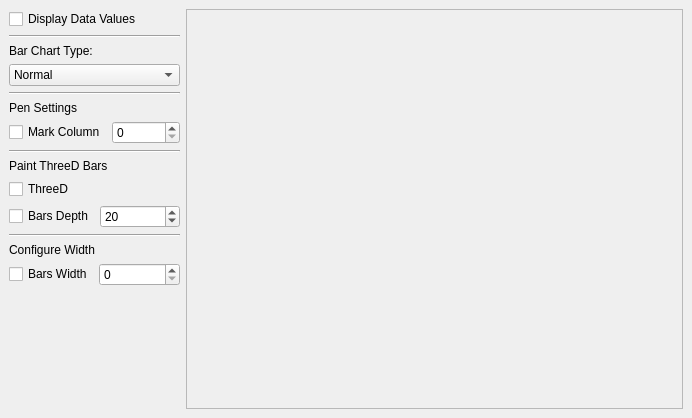
<ui version="4.0" >
 <author></author>
 <comment></comment>
 <exportmacro></exportmacro>
 <class>MainWindow</class>
 <widget class="QWidget" name="MainWindow" >
  <property name="geometry" >
   <rect>
    <x>0</x>
    <y>0</y>
    <width>692</width>
    <height>408</height>
   </rect>
  </property>
  <property name="windowTitle" >
   <string>Bar Chart </string>
  </property>
  <property name="windowIcon" >
   <iconset/>
  </property>
  <layout class="QGridLayout" >
   <property name="margin" >
    <number>9</number>
   </property>
   <property name="spacing" >
    <number>6</number>
   </property>
   <item row="0" column="0" >
    <layout class="QVBoxLayout" >
     <property name="margin" >
      <number>0</number>
     </property>
     <property name="spacing" >
      <number>6</number>
     </property>
     <item>
      <widget class="QCheckBox" name="paintValuesCB" >
       <property name="text" >
        <string>Display Data Values</string>
       </property>
      </widget>
     </item>
     <item>
      <widget class="Line" name="line_3" >
       <property name="orientation" >
        <enum>Qt::Horizontal</enum>
       </property>
      </widget>
     </item>
     <item>
      <layout class="QVBoxLayout" >
       <property name="margin" >
        <number>0</number>
       </property>
       <property name="spacing" >
        <number>6</number>
       </property>
       <item>
        <widget class="QLabel" name="barTypeLB" >
         <property name="text" >
          <string>Bar Chart Type:</string>
         </property>
        </widget>
       </item>
       <item>
        <widget class="QComboBox" name="barTypeCB" >
         <item>
          <property name="text" >
           <string>Normal</string>
          </property>
         </item>
         <item>
          <property name="text" >
           <string>Stacked</string>
          </property>
         </item>
         <item>
          <property name="text" >
           <string>Percent</string>
          </property>
         </item>
        </widget>
       </item>
      </layout>
     </item>
     <item>
      <widget class="Line" name="line" >
       <property name="orientation" >
        <enum>Qt::Horizontal</enum>
       </property>
      </widget>
     </item>
     <item>
      <layout class="QVBoxLayout" >
       <property name="margin" >
        <number>0</number>
       </property>
       <property name="spacing" >
        <number>6</number>
       </property>
       <item>
        <widget class="QLabel" name="penLabel" >
         <property name="text" >
          <string>Pen Settings</string>
         </property>
        </widget>
       </item>
       <item>
        <layout class="QHBoxLayout" >
         <property name="margin" >
          <number>0</number>
         </property>
         <property name="spacing" >
          <number>6</number>
         </property>
         <item>
          <widget class="QCheckBox" name="markColumnCB" >
           <property name="text" >
            <string>Mark Column</string>
           </property>
          </widget>
         </item>
         <item>
          <widget class="QSpinBox" name="markColumnSB" >
           <property name="maximum" >
            <number>3</number>
           </property>
          </widget>
         </item>
        </layout>
       </item>
      </layout>
     </item>
     <item>
      <widget class="Line" name="line_2" >
       <property name="orientation" >
        <enum>Qt::Horizontal</enum>
       </property>
      </widget>
     </item>
     <item>
      <layout class="QVBoxLayout" >
       <property name="margin" >
        <number>0</number>
       </property>
       <property name="spacing" >
        <number>6</number>
       </property>
       <item>
        <widget class="QLabel" name="threeDLB" >
         <property name="text" >
          <string>Paint ThreeD Bars</string>
         </property>
        </widget>
       </item>
       <item>
        <widget class="QCheckBox" name="paintThreeDBarsCB" >
         <property name="text" >
          <string>ThreeD</string>
         </property>
        </widget>
       </item>
       <item>
        <layout class="QHBoxLayout" >
         <property name="margin" >
          <number>0</number>
         </property>
         <property name="spacing" >
          <number>6</number>
         </property>
         <item>
          <widget class="QCheckBox" name="threeDDepthCB" >
           <property name="text" >
            <string>Bars Depth</string>
           </property>
          </widget>
         </item>
         <item>
          <widget class="QSpinBox" name="depthSB" >
           <property name="value" >
            <number>20</number>
           </property>
          </widget>
         </item>
        </layout>
       </item>
      </layout>
     </item>
     <item>
      <widget class="Line" name="line_4" >
       <property name="orientation" >
        <enum>Qt::Horizontal</enum>
       </property>
      </widget>
     </item>
     <item>
      <layout class="QVBoxLayout" >
       <property name="margin" >
        <number>0</number>
       </property>
       <property name="spacing" >
        <number>6</number>
       </property>
       <item>
        <widget class="QLabel" name="widthLB" >
         <property name="text" >
          <string>Configure Width</string>
         </property>
        </widget>
       </item>
       <item>
        <layout class="QHBoxLayout" >
         <property name="margin" >
          <number>0</number>
         </property>
         <property name="spacing" >
          <number>6</number>
         </property>
         <item>
          <widget class="QCheckBox" name="widthCB" >
           <property name="text" >
            <string>Bars Width</string>
           </property>
          </widget>
         </item>
         <item>
          <widget class="QSpinBox" name="widthSB" />
         </item>
        </layout>
       </item>
      </layout>
     </item>
     <item>
      <spacer>
       <property name="orientation" >
        <enum>Qt::Vertical</enum>
       </property>
       <property name="sizeHint" >
        <size>
         <width>171</width>
         <height>51</height>
        </size>
       </property>
      </spacer>
     </item>
    </layout>
   </item>
   <item row="0" column="1" >
    <widget class="QSplitter" name="splitter" >
     <property name="orientation" >
      <enum>Qt::Horizontal</enum>
     </property>
     <widget class="QFrame" name="chartFrame" >
      <property name="minimumSize" >
       <size>
        <width>300</width>
        <height>400</height>
       </size>
      </property>
      <property name="frameShape" >
       <enum>QFrame::StyledPanel</enum>
      </property>
      <property name="frameShadow" >
       <enum>QFrame::Raised</enum>
      </property>
     </widget>
    </widget>
   </item>
  </layout>
 </widget>
 <pixmapfunction></pixmapfunction>
 <resources>
  <include location="BarChart" />
 </resources>
 <connections/>
</ui>
